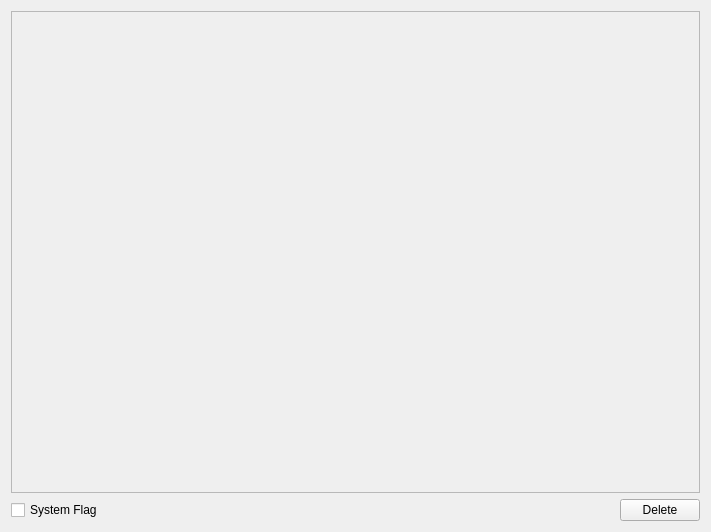
<ui version="4.0" >
 <class>SymbolDialogBase</class>
 <widget class="QWidget" name="SymbolDialogBase" >
  <property name="geometry" >
   <rect>
    <x>0</x>
    <y>0</y>
    <width>711</width>
    <height>532</height>
   </rect>
  </property>
  <property name="windowTitle" >
   <string>Form</string>
  </property>
  <layout class="QVBoxLayout" >
   <item>
    <widget class="QFrame" name="frame" >
     <property name="sizePolicy" >
      <sizepolicy vsizetype="Expanding" hsizetype="Expanding" >
       <horstretch>0</horstretch>
       <verstretch>0</verstretch>
      </sizepolicy>
     </property>
     <property name="frameShape" >
      <enum>QFrame::StyledPanel</enum>
     </property>
     <property name="frameShadow" >
      <enum>QFrame::Raised</enum>
     </property>
    </widget>
   </item>
   <item>
    <layout class="QHBoxLayout" >
     <item>
      <widget class="QCheckBox" name="systemFlag" >
       <property name="text" >
        <string>System Flag</string>
       </property>
      </widget>
     </item>
     <item>
      <spacer>
       <property name="orientation" >
        <enum>Qt::Horizontal</enum>
       </property>
       <property name="sizeHint" >
        <size>
         <width>40</width>
         <height>20</height>
        </size>
       </property>
      </spacer>
     </item>
     <item>
      <widget class="QPushButton" name="deleteButton" >
       <property name="text" >
        <string>Delete</string>
       </property>
      </widget>
     </item>
    </layout>
   </item>
  </layout>
 </widget>
 <resources/>
 <connections/>
</ui>
